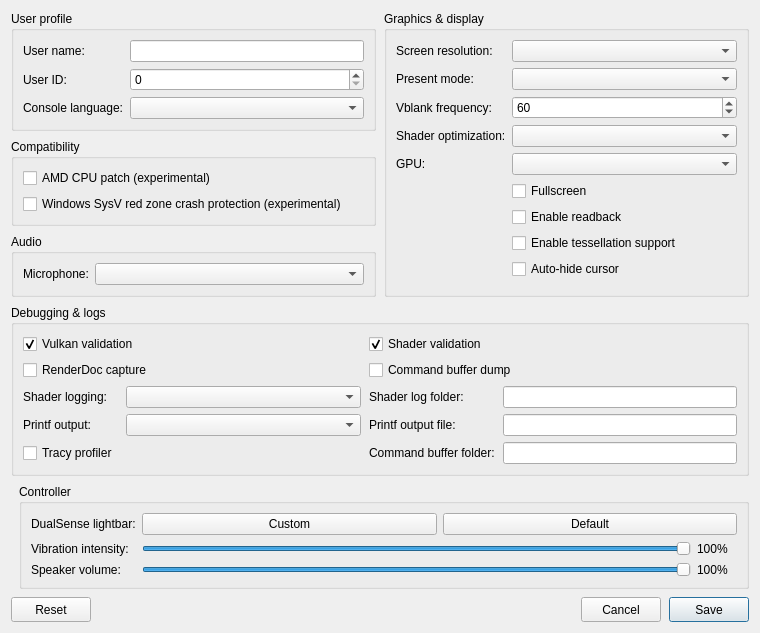
<?xml version="1.0" encoding="UTF-8"?>
<ui version="4.0">
 <class>ConfigurationEditDialog</class>
 <widget class="QDialog" name="ConfigurationEditDialog">
  <property name="geometry">
   <rect>
    <x>0</x>
    <y>0</y>
    <width>760</width>
    <height>620</height>
   </rect>
  </property>
  <property name="windowTitle">
   <string>Settings</string>
  </property>
  <property name="locale">
   <locale language="English" country="UnitedStates"/>
  </property>
  <layout class="QGridLayout" name="gridLayout">
   <property name="horizontalSpacing">
    <number>8</number>
   </property>
   <property name="verticalSpacing">
    <number>8</number>
   </property>
   <item row="0" column="0" colspan="2">
    <layout class="QGridLayout" name="sectionsLayout" columnstretch="1,1">
     <property name="horizontalSpacing">
      <number>8</number>
     </property>
     <property name="verticalSpacing">
      <number>8</number>
     </property>
     <item row="0" column="0">
      <widget class="QGroupBox" name="user_profile_group">
       <property name="title">
        <string>User profile</string>
       </property>
       <layout class="QFormLayout" name="userProfileLayout">
        <property name="fieldGrowthPolicy">
         <enum>QFormLayout::AllNonFixedFieldsGrow</enum>
        </property>
        <item row="0" column="0">
         <widget class="QLabel" name="label_user_name">
          <property name="text"><string>User name:</string></property>
         </widget>
        </item>
        <item row="0" column="1">
         <widget class="MandatoryLineEdit" name="lineEdit_user_name">
          <property name="toolTip"><string>Local user name exposed to games</string></property>
          <property name="clearButtonEnabled"><bool>true</bool></property>
         </widget>
        </item>
        <item row="1" column="0">
         <widget class="QLabel" name="label_user_id">
          <property name="text"><string>User ID:</string></property>
         </widget>
        </item>
        <item row="1" column="1">
         <widget class="QSpinBox" name="spinBox_user_id">
          <property name="toolTip"><string>Local user ID exposed to games</string></property>
          <property name="maximum"><number>2147483647</number></property>
         </widget>
        </item>
        <item row="2" column="0">
         <widget class="QLabel" name="label_console_language">
          <property name="text"><string>Console language:</string></property>
         </widget>
        </item>
        <item row="2" column="1">
         <widget class="QComboBox" name="comboBox_console_language">
          <property name="toolTip"><string>Language</string></property>
         </widget>
        </item>
       </layout>
      </widget>
     </item>
     <item row="2" column="0">
      <widget class="QGroupBox" name="audio_group">
       <property name="title"><string>Audio</string></property>
       <layout class="QFormLayout" name="audioLayout">
        <property name="fieldGrowthPolicy">
         <enum>QFormLayout::AllNonFixedFieldsGrow</enum>
        </property>
        <item row="0" column="0">
         <widget class="QLabel" name="label_audio_input_device">
          <property name="text"><string>Microphone:</string></property>
         </widget>
        </item>
        <item row="0" column="1">
         <widget class="QComboBox" name="comboBox_audio_input_device"/>
        </item>
       </layout>
      </widget>
     </item>
     <item row="0" column="1" rowspan="3">
      <widget class="QGroupBox" name="graphics_group">
       <property name="title">
        <string>Graphics &amp;&amp; display</string>
       </property>
       <layout class="QFormLayout" name="graphicsLayout">
        <property name="fieldGrowthPolicy">
         <enum>QFormLayout::AllNonFixedFieldsGrow</enum>
        </property>
        <item row="0" column="0">
         <widget class="QLabel" name="label_screen_resolution">
          <property name="text"><string>Screen resolution:</string></property>
         </widget>
        </item>
        <item row="0" column="1">
         <widget class="QComboBox" name="comboBox_screen_resolution">
          <property name="toolTip"><string>Window resolution</string></property>
         </widget>
        </item>
        <item row="1" column="0">
         <widget class="QLabel" name="label_present_mode">
          <property name="text"><string>Present mode:</string></property>
         </widget>
        </item>
        <item row="1" column="1">
         <widget class="QComboBox" name="comboBox_present_mode">
          <property name="toolTip"><string>Vulkan swapchain presentation mode</string></property>
         </widget>
        </item>
        <item row="2" column="0">
         <widget class="QLabel" name="label_vblank_frequency">
          <property name="text"><string>Vblank frequency:</string></property>
         </widget>
        </item>
        <item row="2" column="1">
         <widget class="QSpinBox" name="spinBox_vblank_frequency">
          <property name="toolTip"><string>Virtual display refresh rate used for frame pacing</string></property>
          <property name="minimum"><number>30</number></property>
          <property name="maximum"><number>360</number></property>
          <property name="value"><number>60</number></property>
         </widget>
        </item>
        <item row="3" column="0">
         <widget class="QLabel" name="label_shader_optimization">
          <property name="text"><string>Shader optimization:</string></property>
         </widget>
        </item>
        <item row="3" column="1">
         <widget class="QComboBox" name="comboBox_shader_optimization_type">
          <property name="toolTip"><string>Optimize shaders for code size or performance</string></property>
         </widget>
        </item>
        <item row="4" column="0">
         <widget class="QLabel" name="label_gpu">
          <property name="text"><string>GPU:</string></property>
         </widget>
        </item>
        <item row="4" column="1">
         <widget class="QComboBox" name="comboBox_gpu">
          <property name="toolTip"><string>Graphics device used by the emulator</string></property>
         </widget>
        </item>
        <item row="5" column="1">
         <widget class="QCheckBox" name="checkBox_fullscreen">
          <property name="toolTip"><string>Run in borderless desktop fullscreen</string></property>
          <property name="text"><string>Fullscreen</string></property>
         </widget>
        </item>
        <item row="6" column="1">
         <widget class="QCheckBox" name="checkBox_readback">
          <property name="toolTip"><string>Read back writable linear images</string></property>
          <property name="text"><string>Enable readback</string></property>
         </widget>
        </item>
        <item row="7" column="1">
         <widget class="QCheckBox" name="checkBox_tessellation">
          <property name="toolTip"><string>Draw tessellated geometry, such as GTA V's nearby tree trunks. Unsupported tessellation shaders may cause crashes.</string></property>
          <property name="text"><string>Enable tessellation support</string></property>
         </widget>
        </item>
        <item row="8" column="1">
         <widget class="QCheckBox" name="checkBox_hide_cursor">
          <property name="toolTip"><string>Hide the host cursor after 2 seconds without mouse activity</string></property>
          <property name="text"><string>Auto-hide cursor</string></property>
         </widget>
        </item>
       </layout>
      </widget>
     </item>
     <item row="3" column="0" colspan="2">
      <widget class="QGroupBox" name="debug_group">
       <property name="title">
        <string>Debugging &amp;&amp; logs</string>
       </property>
       <layout class="QGridLayout" name="debugLayout" columnstretch="0,1,0,1">
        <property name="horizontalSpacing"><number>8</number></property>
        <property name="verticalSpacing"><number>6</number></property>
        <item row="0" column="0" colspan="2">
         <widget class="QCheckBox" name="checkBox_vulkan_validation">
          <property name="toolTip"><string>Enable Vulkan validation layers</string></property>
          <property name="text"><string>Vulkan validation</string></property>
          <property name="checked"><bool>true</bool></property>
         </widget>
        </item>
        <item row="0" column="2" colspan="2">
         <widget class="QCheckBox" name="checkBox_shader_validation">
          <property name="toolTip"><string>Validate SPIR-V binary</string></property>
          <property name="text"><string>Shader validation</string></property>
          <property name="checked"><bool>true</bool></property>
         </widget>
        </item>
        <item row="1" column="0" colspan="2">
         <widget class="QCheckBox" name="checkBox_renderdoc_capture">
          <property name="toolTip"><string>Enable RenderDoc capture</string></property>
          <property name="text"><string>RenderDoc capture</string></property>
         </widget>
        </item>
        <item row="1" column="2" colspan="2">
         <widget class="QCheckBox" name="checkBox_cmd_dump">
          <property name="toolTip"><string>Dump command buffers</string></property>
          <property name="text"><string>Command buffer dump</string></property>
         </widget>
        </item>
        <item row="2" column="0">
         <widget class="QLabel" name="label_shader_log_direction">
          <property name="text"><string>Shader logging:</string></property>
         </widget>
        </item>
        <item row="2" column="1">
         <widget class="QComboBox" name="comboBox_shader_log_direction">
          <property name="toolTip"><string>Dump shaders to file or console window. If enabled may decrease emulator performance</string></property>
         </widget>
        </item>
        <item row="2" column="2">
         <widget class="QLabel" name="label_shader_log_folder">
          <property name="text"><string>Shader log folder:</string></property>
         </widget>
        </item>
        <item row="2" column="3">
         <widget class="MandatoryLineEdit" name="lineEdit_shader_log_folder">
          <property name="toolTip"><string>Specify directory to dump shaders</string></property>
          <property name="clearButtonEnabled"><bool>true</bool></property>
         </widget>
        </item>
        <item row="3" column="0">
         <widget class="QLabel" name="label_printf_direction">
          <property name="text"><string>Printf output:</string></property>
         </widget>
        </item>
        <item row="3" column="1">
         <widget class="QComboBox" name="comboBox_printf_direction">
          <property name="toolTip"><string>Print logs to file or console window. If enabled may decrease emulator performance</string></property>
         </widget>
        </item>
        <item row="3" column="2">
         <widget class="QLabel" name="label_printf_file">
          <property name="text"><string>Printf output file:</string></property>
         </widget>
        </item>
        <item row="3" column="3">
         <widget class="MandatoryLineEdit" name="lineEdit_printf_file">
          <property name="toolTip"><string>Specify file to dump logs</string></property>
          <property name="clearButtonEnabled"><bool>true</bool></property>
         </widget>
        </item>
        <item row="4" column="0">
         <widget class="QCheckBox" name="checkBox_profiler">
          <property name="toolTip"><string>Enable the Tracy profiler. Profiling may decrease emulator performance</string></property>
          <property name="text"><string>Tracy profiler</string></property>
         </widget>
        </item>
        <item row="4" column="2">
         <widget class="QLabel" name="label_cmd_dump_folder">
          <property name="text"><string>Command buffer folder:</string></property>
         </widget>
        </item>
        <item row="4" column="3">
         <widget class="MandatoryLineEdit" name="lineEdit_cmd_dump_folder">
          <property name="toolTip"><string>Specify directory to dump command buffers</string></property>
          <property name="clearButtonEnabled"><bool>true</bool></property>
         </widget>
        </item>
       </layout>
      </widget>
     </item>
     <item row="1" column="0">
      <widget class="QGroupBox" name="compatibility_group">
       <property name="title">
        <string>Compatibility</string>
       </property>
       <layout class="QVBoxLayout" name="compatibilityLayout">
        <item>
         <widget class="QCheckBox" name="checkBox_amd_cpu">
          <property name="toolTip"><string>Patch CPU instructions that differ between AMD and the host CPU.</string></property>
          <property name="text"><string>AMD CPU patch (experimental)</string></property>
         </widget>
        </item>
        <item>
         <widget class="QCheckBox" name="checkBox_red_zone_protection">
          <property name="toolTip"><string>Helps prevent crashes in some games on Windows</string></property>
          <property name="text"><string>Windows SysV red zone crash protection (experimental)</string></property>
         </widget>
        </item>
       </layout>
      </widget>
     </item>
    </layout>
   </item>
   <item row="1" column="1">
    <widget class="QGroupBox" name="controller_group">
     <property name="title"><string>Controller</string></property>
     <layout class="QFormLayout" name="controllerLayout">
      <property name="fieldGrowthPolicy"><enum>QFormLayout::AllNonFixedFieldsGrow</enum></property>
      <item row="0" column="0">
       <widget class="QLabel" name="label_controller_color">
        <property name="text"><string>DualSense lightbar:</string></property>
       </widget>
      </item>
      <item row="0" column="1">
       <layout class="QHBoxLayout" name="controllerColorLayout">
        <item>
         <widget class="QPushButton" name="button_controller_color">
          <property name="toolTip"><string>Choose and preview a fixed LED color. Bluetooth DualSense may take several seconds to update.</string></property>
          <property name="text"><string>Custom</string></property>
         </widget>
        </item>
        <item>
         <widget class="QPushButton" name="button_controller_color_reset">
          <property name="toolTip"><string>Let the game control the lightbar</string></property>
          <property name="text"><string>Default</string></property>
         </widget>
        </item>
       </layout>
      </item>
      <item row="1" column="0">
       <widget class="QLabel" name="label_controller_vibration">
        <property name="text"><string>Vibration intensity:</string></property>
       </widget>
      </item>
      <item row="1" column="1">
       <layout class="QHBoxLayout" name="controllerVibrationLayout">
        <item>
         <widget class="QSlider" name="slider_controller_vibration">
          <property name="toolTip"><string>Scale DualSense vibration over USB and Bluetooth</string></property>
          <property name="maximum"><number>100</number></property>
          <property name="value"><number>100</number></property>
          <property name="orientation"><enum>Qt::Horizontal</enum></property>
         </widget>
        </item>
        <item>
         <widget class="QLabel" name="label_controller_vibration_value">
          <property name="minimumSize"><size><width>40</width><height>0</height></size></property>
          <property name="text"><string>100%</string></property>
         </widget>
        </item>
       </layout>
      </item>
      <item row="2" column="0">
       <widget class="QLabel" name="label_controller_volume">
        <property name="text"><string>Speaker volume:</string></property>
       </widget>
      </item>
      <item row="2" column="1">
       <layout class="QHBoxLayout" name="controllerVolumeLayout">
        <item>
         <widget class="QSlider" name="slider_controller_volume">
          <property name="toolTip"><string>Scale the DualSense controller speaker over USB and Bluetooth</string></property>
          <property name="maximum"><number>100</number></property>
          <property name="value"><number>100</number></property>
          <property name="orientation"><enum>Qt::Horizontal</enum></property>
         </widget>
        </item>
        <item>
         <widget class="QLabel" name="label_controller_volume_value">
          <property name="minimumSize"><size><width>40</width><height>0</height></size></property>
          <property name="text"><string>100%</string></property>
         </widget>
        </item>
       </layout>
      </item>
     </layout>
    </widget>
   </item>
   <item row="2" column="0" colspan="2">
    <layout class="QHBoxLayout" name="buttonLayout">
     <item>
     <widget class="QPushButton" name="clear_button">
       <property name="minimumSize"><size><width>80</width><height>25</height></size></property>
       <property name="text"><string>Reset</string></property>
       <property name="toolTip"><string>Restore default settings</string></property>
      </widget>
     </item>
     <item>
      <spacer name="buttonSpacer">
       <property name="orientation"><enum>Qt::Horizontal</enum></property>
       <property name="sizeHint" stdset="0"><size><width>40</width><height>20</height></size></property>
      </spacer>
     </item>
     <item>
      <widget class="QPushButton" name="cancel_button">
       <property name="minimumSize"><size><width>80</width><height>25</height></size></property>
       <property name="text"><string>Cancel</string></property>
      </widget>
     </item>
     <item>
      <widget class="QPushButton" name="ok_button">
       <property name="minimumSize"><size><width>80</width><height>25</height></size></property>
       <property name="text"><string>Save</string></property>
       <property name="default"><bool>true</bool></property>
      </widget>
     </item>
    </layout>
   </item>
  </layout>
 </widget>
 <customwidgets>
  <customwidget>
   <class>MandatoryLineEdit</class>
   <extends>QLineEdit</extends>
   <header>mandatoryLineEdit.h</header>
  </customwidget>
 </customwidgets>
 <resources/>
</ui>
